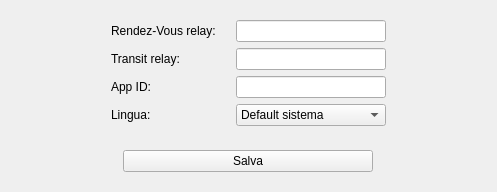
        <widget class="QWidget" name="tabSettings">
         <attribute name="icon">
          <iconset resource="resources.qrc">
           <normaloff>:/newPrefix/icons/preferences-system-4.png</normaloff>:/newPrefix/icons/preferences-system-4.png</iconset>
         </attribute>
         <attribute name="title">
          <string>Setup</string>
         </attribute>
         <layout class="QGridLayout" name="gridLayout_3">
          <item row="0" column="0">
           <layout class="QGridLayout" name="gridLayout_7">
            <item row="1" column="0">
             <widget class="QWidget" name="widget" native="true">
              <property name="sizePolicy">
               <sizepolicy hsizetype="Preferred" vsizetype="Minimum">
                <horstretch>0</horstretch>
                <verstretch>0</verstretch>
               </sizepolicy>
              </property>
              <layout class="QGridLayout" name="gridLayout">
               <item row="0" column="0">
                <widget class="QPushButton" name="btnSaveSetup">
                 <property name="sizePolicy">
                  <sizepolicy hsizetype="Fixed" vsizetype="Fixed">
                   <horstretch>0</horstretch>
                   <verstretch>0</verstretch>
                  </sizepolicy>
                 </property>
                 <property name="minimumSize">
                  <size>
                   <width>250</width>
                   <height>0</height>
                  </size>
                 </property>
                 <property name="text">
                  <string>Salva</string>
                 </property>
                </widget>
               </item>
              </layout>
             </widget>
            </item>
            <item row="0" column="0">
             <widget class="QWidget" name="widget" native="true">
              <property name="sizePolicy">
               <sizepolicy hsizetype="Preferred" vsizetype="Expanding">
                <horstretch>0</horstretch>
                <verstretch>0</verstretch>
               </sizepolicy>
              </property>
              <layout class="QFormLayout" name="formLayout">
               <property name="horizontalSpacing">
                <number>20</number>
               </property>
               <property name="leftMargin">
                <number>100</number>
               </property>
               <property name="rightMargin">
                <number>100</number>
               </property>
               <item row="0" column="0">
                <widget class="QLabel" name="label">
                 <property name="text">
                  <string>Rendez-Vous relay:</string>
                 </property>
                </widget>
               </item>
               <item row="0" column="1">
                <widget class="QLineEdit" name="txtRelay">
                 <property name="sizePolicy">
                  <sizepolicy hsizetype="Expanding" vsizetype="Fixed">
                   <horstretch>0</horstretch>
                   <verstretch>0</verstretch>
                  </sizepolicy>
                 </property>
                 <property name="text">
                  <string notr="true"/>
                 </property>
                </widget>
               </item>
               <item row="1" column="0">
                <widget class="QLabel" name="label_7">
                 <property name="text">
                  <string>Transit relay:</string>
                 </property>
                </widget>
               </item>
               <item row="1" column="1">
                <widget class="QLineEdit" name="txtTransit"/>
               </item>
               <item row="2" column="0">
                <widget class="QLabel" name="label_2">
                 <property name="text">
                  <string>App ID:</string>
                 </property>
                </widget>
               </item>
               <item row="2" column="1">
                <widget class="QLineEdit" name="txtAppID"/>
               </item>
               <item row="3" column="0">
                <widget class="QLabel" name="label_6">
                 <property name="text">
                  <string>Lingua:</string>
                 </property>
                </widget>
               </item>
               <item row="3" column="1">
                <widget class="QComboBox" name="cmbLanguage">
                 <property name="sizePolicy">
                  <sizepolicy hsizetype="Fixed" vsizetype="Fixed">
                   <horstretch>0</horstretch>
                   <verstretch>0</verstretch>
                  </sizepolicy>
                 </property>
                 <property name="minimumSize">
                  <size>
                   <width>150</width>
                   <height>0</height>
                  </size>
                 </property>
                 <item>
                  <property name="text">
                   <string>Default sistema</string>
                  </property>
                 </item>
                </widget>
               </item>
              </layout>
             </widget>
            </item>
           </layout>
          </item>
         </layout>
        </widget>
